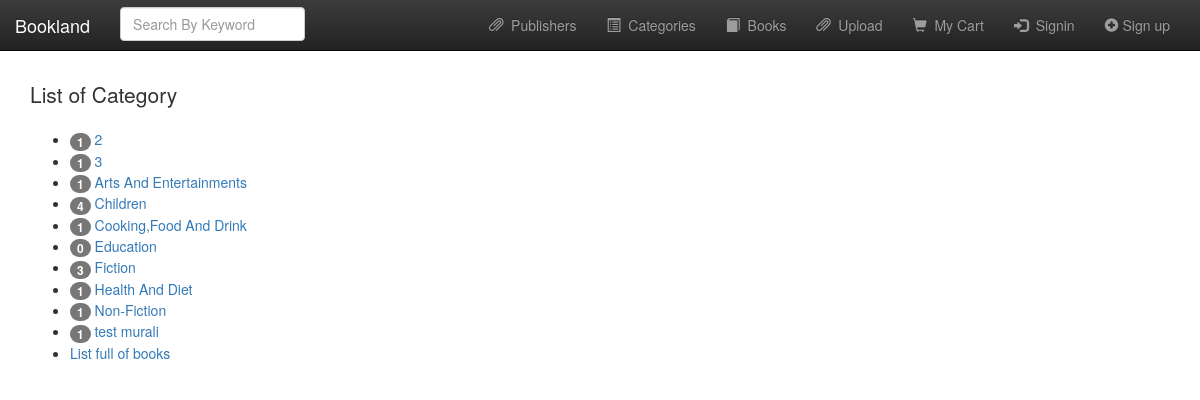
Page /category_list.php on the committed database.
### tables this page shows
CREATE TABLE `category` (
  `categoryid` int(10) NOT NULL,
  `category_name` varchar(60) NOT NULL
);

### category_list.php (the view, shortened to what this page needs)
<?php
	$conn = db_connect();
	$query = "SELECT * FROM category ORDER BY category_name";
	$result = mysqli_query($conn, $query);
	require "./template/header.php";
?>
	<p class="lead">List of Category</p>
	<ul>
	<?php
		while($row = mysqli_fetch_assoc($result)){
			$count = 0;
			$query = "SELECT categoryid FROM books";
			$result2 = mysqli_query($conn, $query);
			while ($pubInBook = mysqli_fetch_assoc($result2)){
				if($pubInBook['categoryid'] == $row['categoryid']){
					$count++;
				}
			}
	?>
		<li>
			<span class="badge"><?php echo $count; ?></span>
		    <a href="bookPerCat.php?catid=<?php echo $row['categoryid']; ?>"><?php echo $row['category_name']; ?></a>
		</li>
	<?php } ?>
		<li>
			<a href="books.php">List full of books</a>
		</li>
	</ul>

### rows in the picture
category: count "1", category_name "2"
category: count "1", category_name "3"
category: count "1", category_name "Arts And Entertainments"
category: count "4", category_name "Children"
category: count "1", category_name "Cooking,Food And Drink"
category: count "0", category_name "Education"
category: count "3", category_name "Fiction"
category: count "1", category_name "Health And Diet"
category: count "1", category_name "Non-Fiction"
category: count "1", category_name "test murali"
